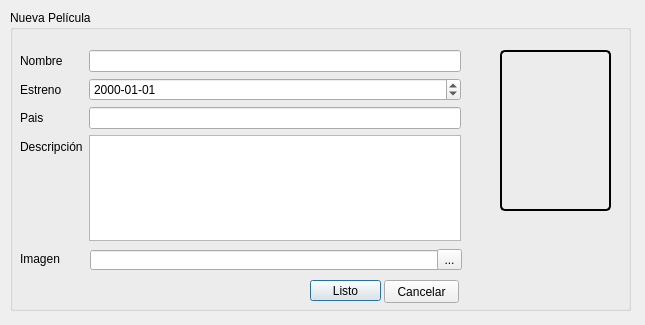
<?xml version="1.0" encoding="UTF-8"?>
<ui version="4.0">
 <class>Dialog</class>
 <widget class="QDialog" name="Dialog">
  <property name="geometry">
   <rect>
    <x>0</x>
    <y>0</y>
    <width>645</width>
    <height>325</height>
   </rect>
  </property>
  <property name="windowTitle">
   <string>Dialog</string>
  </property>
  <widget class="QGroupBox" name="groupBox">
   <property name="geometry">
    <rect>
     <x>10</x>
     <y>10</y>
     <width>621</width>
     <height>301</height>
    </rect>
   </property>
   <property name="title">
    <string>Nueva Película</string>
   </property>
   <widget class="QWidget" name="formLayoutWidget_3">
    <property name="geometry">
     <rect>
      <x>10</x>
      <y>40</y>
      <width>441</width>
      <height>191</height>
     </rect>
    </property>
    <layout class="QFormLayout" name="formLayout">
     <property name="fieldGrowthPolicy">
      <enum>QFormLayout::AllNonFixedFieldsGrow</enum>
     </property>
     <item row="0" column="0">
      <widget class="QLabel" name="label_1">
       <property name="text">
        <string>Nombre</string>
       </property>
      </widget>
     </item>
     <item row="1" column="0">
      <widget class="QLabel" name="label_2">
       <property name="text">
        <string>Estreno</string>
       </property>
      </widget>
     </item>
     <item row="1" column="1">
      <widget class="QDateEdit" name="LEstreno">
       <property name="displayFormat">
        <string>yyyy-MM-dd</string>
       </property>
      </widget>
     </item>
     <item row="2" column="0">
      <widget class="QLabel" name="label_3">
       <property name="text">
        <string>Pais</string>
       </property>
      </widget>
     </item>
     <item row="3" column="0">
      <widget class="QLabel" name="label_4">
       <property name="text">
        <string>Descripción</string>
       </property>
      </widget>
     </item>
     <item row="3" column="1">
      <widget class="QTextEdit" name="LDescripcion"/>
     </item>
     <item row="0" column="1">
      <widget class="QLineEdit" name="LNombre"/>
     </item>
     <item row="2" column="1">
      <widget class="QLineEdit" name="LPais"/>
     </item>
    </layout>
   </widget>
   <widget class="QPushButton" name="BListo">
    <property name="geometry">
     <rect>
      <x>300</x>
      <y>270</y>
      <width>71</width>
      <height>21</height>
     </rect>
    </property>
    <property name="text">
     <string>Listo</string>
    </property>
   </widget>
   <widget class="QPushButton" name="BCancelar">
    <property name="geometry">
     <rect>
      <x>374</x>
      <y>270</y>
      <width>75</width>
      <height>23</height>
     </rect>
    </property>
    <property name="text">
     <string>Cancelar</string>
    </property>
   </widget>
   <widget class="QLabel" name="Display">
    <property name="geometry">
     <rect>
      <x>490</x>
      <y>40</y>
      <width>111</width>
      <height>161</height>
     </rect>
    </property>
    <property name="styleSheet">
     <string notr="true"> border-style: solid;
     border-width: 2px;
     border-radius: 5px;
     border-color: black;</string>
    </property>
    <property name="text">
     <string/>
    </property>
    <property name="scaledContents">
     <bool>true</bool>
    </property>
   </widget>
   <widget class="QLineEdit" name="LDisplay">
    <property name="geometry">
     <rect>
      <x>80</x>
      <y>240</y>
      <width>351</width>
      <height>20</height>
     </rect>
    </property>
   </widget>
   <widget class="QToolButton" name="BBox">
    <property name="geometry">
     <rect>
      <x>427</x>
      <y>239</y>
      <width>25</width>
      <height>21</height>
     </rect>
    </property>
    <property name="text">
     <string>...</string>
    </property>
   </widget>
   <widget class="QLabel" name="label_5">
    <property name="geometry">
     <rect>
      <x>10</x>
      <y>236</y>
      <width>65</width>
      <height>26</height>
     </rect>
    </property>
    <property name="text">
     <string>Imagen</string>
    </property>
   </widget>
  </widget>
 </widget>
 <resources/>
 <connections/>
</ui>
